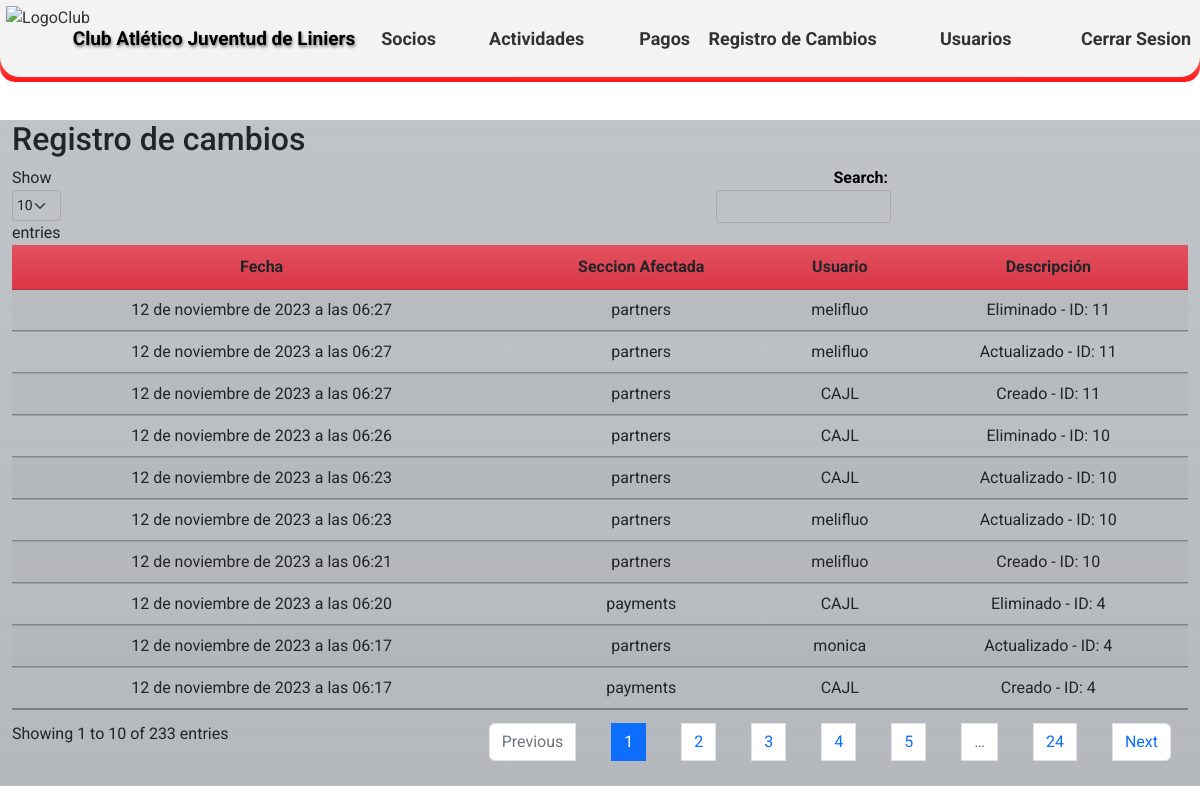
Before: /change-log/ (signed in) with the older database file.
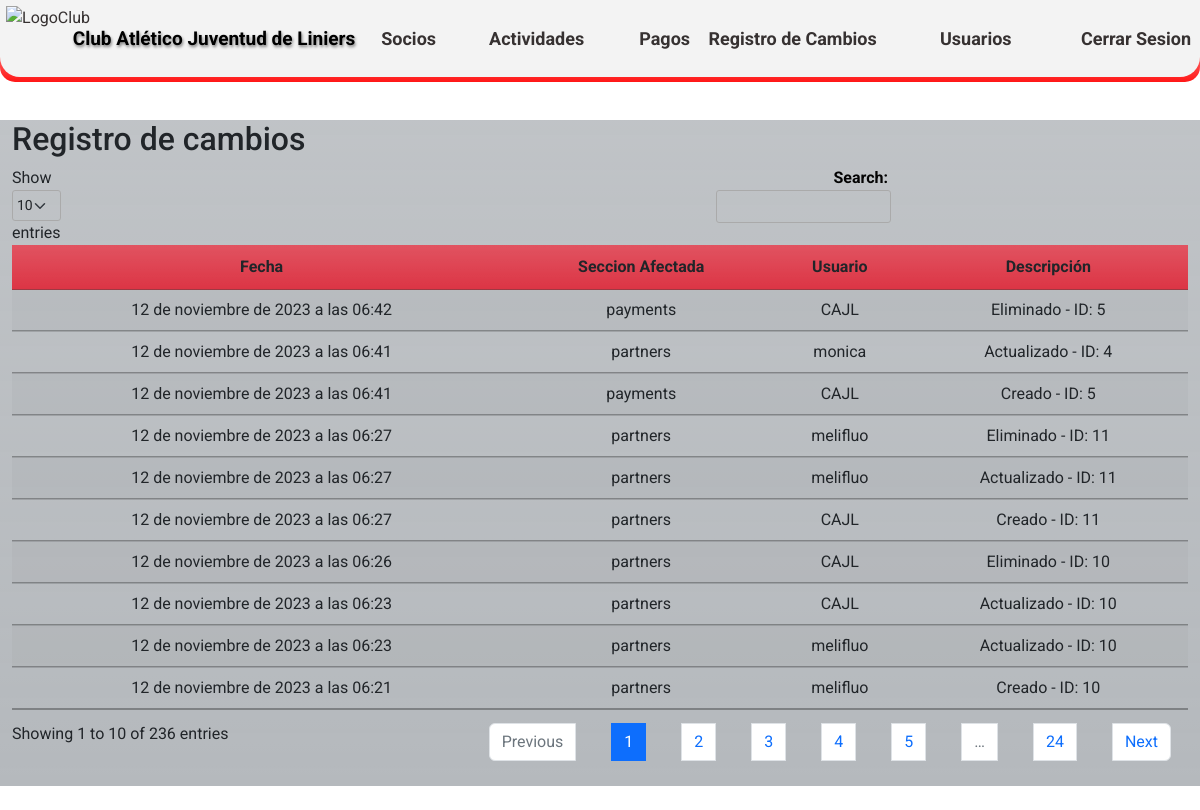
After: the same page with the newer database file.
### CAJL/aplications/changelog/models.py (models this page shows)
class ChangeLog(models.Model):
    date = models.DateTimeField(auto_now_add=True)
    model_name = models.CharField(max_length=100)
    user = models.ForeignKey(User, null=True, blank=True,on_delete=models.CASCADE)  # Asócialo a tu modelo de usuario si lo tienes
    description = models.TextField()
    class Meta:
        verbose_name = 'Registro de Cambio'
        verbose_name_plural = 'Registros de Cambios'
        ordering = ['-date']

### CAJL/aplications/changelog/views.py (the view)
# urls.py: path('change-log/', change_log_view, name='change_log_view'),
@login_required
def change_log_view(request):
    change_logs = ChangeLog.objects.all()
    return render(request, 'changelog/change_log.html', {'change_logs': change_logs})

### templates/changelog/change_log.html (shortened to what this page needs)
{% extends 'loginregister/base.html' %}
{% load static %}
{% block content %}
<!DOCTYPE html>
<html>
<head>
    <!DOCTYPE html>
<html>
<head>
    <link rel="stylesheet" type="text/css" href={% static 'css/Estilos_DT.css' %} media="screen">
    <link rel="stylesheet" href="https://cdnjs.cloudflare.com/ajax/libs/font-awesome/6.2.0/css/all.min.css"/>
    <link rel="stylesheet" type="text/css" href="https://cdn.datatables.net/1.10.25/css/jquery.dataTables.min.css">
</head>
<body>
    <br>
    <br>
    <br>
    <br>
        <div class="container h-60 my-4">
            <div class="row">
                <div class="col-xl-12 bg-secondary bg-gradient bg-opacity-50">
                    <h2>Registro de cambios</h2>
            <table id="changeLogTable" class="display table table-striped">
                <thead>
                    <tr>
                        <th class="centered bg-danger bg-gradient">Fecha</th>
                        <th class="centered bg-danger bg-gradient">Seccion Afectada</th>
                        <th class="centered bg-danger bg-gradient">Usuario</th>
                        <th class="centered bg-danger bg-gradient">Descripción</th>
                    </tr>
                </thead>
                <tbody>
                            {% for change_log in change_logs %}
                        <tr>
                            <td class="centered">{{ change_log.date }}</td>
                            <td class="centered">{{ change_log.model_name }}</td>
                            <td class="centered">{{ change_log.user }}</td>
                            <td class="centered">{{ change_log.description }}</td>
                        </tr>
                    {% endfor %}
                </tbody>
            </table>
        </div>
    </div>
</div>
</body>
</html>
{% endblock %}

### templates/loginregister/base.html (shortened to what this page needs)
<!DOCTYPE html>
<html lang="es">
<head>
  {% load static %}
    <link rel="stylesheet" type="text/css" href={% static 'css/EstilosHome1.css' %} media="screen">
    <link rel="stylesheet" href="https://cdnjs.cloudflare.com/ajax/libs/animate.css/4.1.1/animate.min.css">
    <link rel="stylesheet" href="https://cdn.jsdelivr.net/npm/bootstrap@5.2.2/dist/css/bootstrap.min.css"
 />
    <link
    rel="stylesheet"
    href="https://cdnjs.cloudflare.com/ajax/libs/font-awesome/6.2.0/css/all.min.css"
   />
<body>
 <section class="sec">
    <header>
        <nav>
            <ul id="ContenedorMenu">
                <li class="ItemMenu Logo centrado"><a title="Volver al menu principal" class="centrado" href={% url 'home' %}><img class="LogoMenu" src="https://github.com/MarcoNu97/Proyecto_CAJL/blob/main/Interfaz%20Principal/ImagenesHome/EscudoHome.png?raw=true" alt="LogoClub"></a></li>
                <li class="ItemMenu Titulo"><a title="Volver al menu principal" class="Texto centrado Tx animate__animated animate__pulse" href={% url 'home' %}>Club Atlético Juventud de Liniers</a></li>
                {% if request.user.is_authenticated %}
                <li class="ItemMenu M2 h centrado"><a class="h centrado" href={% url 'socios' %}>Socios</a></li>
                <li class="ItemMenu M2 h centrado">
                    <a class="h centrado dropa1" onmouseover="toggleDropdown()" href={% url 'actividades' %}>Actividades</a>
                </li>
                <li class="ItemMenu M2 h centrado"><a class="h centrado" href={% url 'payments_list' %}>Pagos</a></li>
                <li class="ItemMenu M2 h centrado"><a class="h centrado CerrarS" href={% url 'change_log_view' %}>Registro de Cambios</a></li>
                {% if user.is_superuser %}
                <li class="ItemMenu M2 h centrado"><a class="h CerrarS centrado" href={% url 'user_list' %}>Usuarios</a></li>
                {% endif %}
                <li class="ItemMenu M2 h centrado"><a class="h CerrarS centrado" href={% url 'exit' %}>Cerrar Sesion</a></li>
                {% else %}
                <li class="ItemMenu M2 h centrado"><a class="h centrado"></a></li>
                <li class="ItemMenu M2 h centrado"><a class="h centrado" href={% url 'login' %}>Ingresar</a></li>
                <li class="ItemMenu M2 h centrado"><a class="h centrado" href={% url 'register' %}>Registrarse</a></li>
                {% endif %}
            </ul>
        </nav>
    </header>
 </section>
</body>
{% block content %}{% endblock %}

### static/css/EstilosHome1.css (style rules this page uses)
* { margin: 0; padding: 0; box-sizing: border-box; font-family: 'Roboto', sans-serif; }
body { background-color: #d1d6c1; margin: 0; padding: 0; background-image: url('https://github.com/MarcoNu97/Proyectos-Django/blob/main/Club-Atletico-Juventud-De-Liniers/static/images/Interior%20del%20Club.jpg?raw=true'); background-size: cover; background-position: center; background-attachment: fixed; background-repeat: no-repeat; }
nav { background: linear-gradient(#fcfcfc, #ff1717); background-repeat: no-repeat; position: fixed; top: 0; width: 100%; height: 82px; border-radius: 0px 0px 15px 15px; transition: top 0.3s; z-index: 999; }
nav ul { list-style: none; padding: 0; margin: 0; display: flex; justify-content: space-around; align-items: center; height: 100%; }
nav ul li { text-align: center; }
nav ul li a { text-decoration: none; color: #363131; }
.centrado { display: grid; justify-content: center; align-items: center; }
#ContenedorMenu { background-color: #f3f3f3; background-repeat: no-repeat; height: 77px; display: grid; grid-template-columns: 70px 1.2fr 0.4fr 0.4fr 0.3fr 0.8fr 0.7fr 0.5fr; grid-template-rows: 100%; margin-top: 0px; padding: 0px; border-radius: 0px 0px 20px 20px; }
.ItemMenu { list-style-type: none; width: 6rem; height: 98%; }
.M2 { font-weight: bold; font-size: 18px; width: 8rem; }
.LogoMenu { height: 65px; }
.Logo { border-radius: 0px 0px 0px 10px; }
.Texto { padding: 0; font-size: 18px; width: 17rem; font-weight: bold; color: #000000; text-shadow: 1px 2px 3px grey; }
.Tx { font-size: 19px; width: 18rem; margin-top: 25%; }
.CerrarS { width: 11rem; text-align: end; }

### static/css/Estilos_DT.css (style rules this page uses)
div.container { max-width: 1300px; }
.centered { text-align: center !important; vertical-align: middle !important; }

Changed rows visible on the page:
no longer on this page (row unchanged): ChangeLog: date "12 de noviembre de 2023 a las 06:20", model_name "payments", user "CAJL", description "Eliminado - ID: 4"
no longer on this page (row unchanged): ChangeLog: date "12 de noviembre de 2023 a las 06:17", model_name "partners", user "monica", description "Actualizado - ID: 4"
no longer on this page (row unchanged): ChangeLog: date "12 de noviembre de 2023 a las 06:17", model_name "payments", user "CAJL", description "Creado - ID: 4"
added ChangeLog: date "12 de noviembre de 2023 a las 06:42", model_name "payments", user "CAJL", description "Eliminado - ID: 5"
added ChangeLog: date "12 de noviembre de 2023 a las 06:41", model_name "partners", user "monica", description "Actualizado - ID: 4"
added ChangeLog: date "12 de noviembre de 2023 a las 06:41", model_name "payments", user "CAJL", description "Creado - ID: 5"
Other visible differences:
text written by a page script: "Show entries Search: Showing 1 to 10 of 233 entries Previous 1 2 3 4 5 … 24 Next" → "Show entries Search: Showing 1 to 10 of 236 entries Previous 1 2 3 4 5 … 24 Next"
